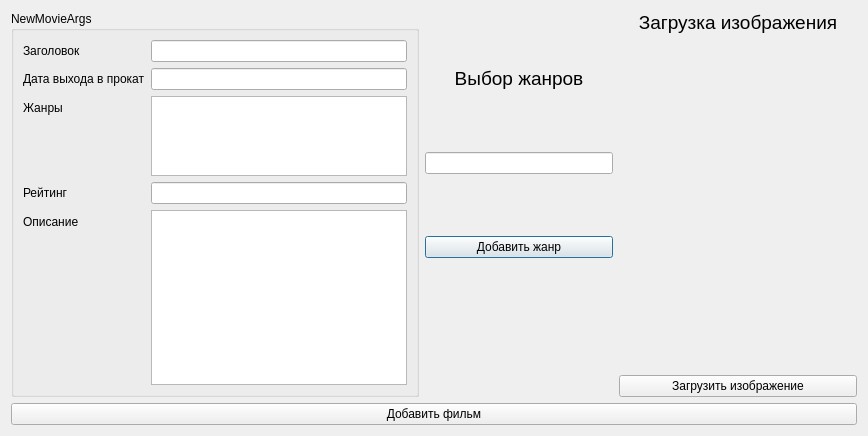
<?xml version="1.0" encoding="UTF-8"?>
<ui version="4.0">
 <class>NewMovieWindow</class>
 <widget class="QDialog" name="NewMovieWindow">
  <property name="geometry">
   <rect>
    <x>0</x>
    <y>0</y>
    <width>868</width>
    <height>436</height>
   </rect>
  </property>
  <property name="windowTitle">
   <string>Dialog</string>
  </property>
  <layout class="QVBoxLayout" name="verticalLayout_4">
   <item>
    <layout class="QVBoxLayout" name="verticalLayout_3">
     <item>
      <layout class="QHBoxLayout" name="horizontalLayout_2">
       <item>
        <widget class="QGroupBox" name="groupBox">
         <property name="title">
          <string>NewMovieArgs</string>
         </property>
         <layout class="QHBoxLayout" name="horizontalLayout">
          <item>
           <layout class="QFormLayout" name="formLayout">
            <property name="sizeConstraint">
             <enum>QLayout::SetDefaultConstraint</enum>
            </property>
            <item row="0" column="0">
             <widget class="QLabel" name="label">
              <property name="text">
               <string>Заголовок</string>
              </property>
             </widget>
            </item>
            <item row="0" column="1">
             <widget class="QLineEdit" name="newTitle">
              <property name="sizePolicy">
               <sizepolicy hsizetype="Preferred" vsizetype="Fixed">
                <horstretch>0</horstretch>
                <verstretch>0</verstretch>
               </sizepolicy>
              </property>
              <property name="maximumSize">
               <size>
                <width>16777215</width>
                <height>16777215</height>
               </size>
              </property>
             </widget>
            </item>
            <item row="1" column="0">
             <widget class="QLabel" name="label_2">
              <property name="text">
               <string>Дата выхода в прокат</string>
              </property>
             </widget>
            </item>
            <item row="1" column="1">
             <widget class="QLineEdit" name="newDate">
              <property name="sizePolicy">
               <sizepolicy hsizetype="Preferred" vsizetype="Fixed">
                <horstretch>0</horstretch>
                <verstretch>0</verstretch>
               </sizepolicy>
              </property>
              <property name="maximumSize">
               <size>
                <width>16777215</width>
                <height>16777215</height>
               </size>
              </property>
             </widget>
            </item>
            <item row="2" column="0">
             <widget class="QLabel" name="label_3">
              <property name="text">
               <string>Жанры</string>
              </property>
             </widget>
            </item>
            <item row="2" column="1">
             <widget class="QListWidget" name="newGenresList">
              <property name="sizePolicy">
               <sizepolicy hsizetype="Preferred" vsizetype="Fixed">
                <horstretch>0</horstretch>
                <verstretch>0</verstretch>
               </sizepolicy>
              </property>
              <property name="maximumSize">
               <size>
                <width>16777215</width>
                <height>80</height>
               </size>
              </property>
             </widget>
            </item>
            <item row="3" column="0">
             <widget class="QLabel" name="label_4">
              <property name="text">
               <string>Рейтинг</string>
              </property>
             </widget>
            </item>
            <item row="3" column="1">
             <widget class="QLineEdit" name="newRating">
              <property name="inputMethodHints">
               <set>Qt::ImhDigitsOnly|Qt::ImhNoEditMenu</set>
              </property>
             </widget>
            </item>
            <item row="4" column="0">
             <widget class="QLabel" name="label_5">
              <property name="text">
               <string>Описание</string>
              </property>
             </widget>
            </item>
            <item row="4" column="1">
             <widget class="QTextEdit" name="newDescription"/>
            </item>
           </layout>
          </item>
         </layout>
        </widget>
       </item>
       <item>
        <layout class="QVBoxLayout" name="verticalLayout">
         <item>
          <widget class="QLabel" name="label_6">
           <property name="sizePolicy">
            <sizepolicy hsizetype="Preferred" vsizetype="Fixed">
             <horstretch>0</horstretch>
             <verstretch>0</verstretch>
            </sizepolicy>
           </property>
           <property name="font">
            <font>
             <pointsize>14</pointsize>
            </font>
           </property>
           <property name="text">
            <string>Выбор жанров</string>
           </property>
           <property name="alignment">
            <set>Qt::AlignCenter</set>
           </property>
          </widget>
         </item>
         <item>
          <widget class="QLineEdit" name="newGenre"/>
         </item>
         <item>
          <widget class="QPushButton" name="addGenreButton">
           <property name="text">
            <string>Добавить жанр</string>
           </property>
          </widget>
         </item>
         <item>
          <spacer name="verticalSpacer">
           <property name="orientation">
            <enum>Qt::Vertical</enum>
           </property>
           <property name="sizeType">
            <enum>QSizePolicy::Fixed</enum>
           </property>
           <property name="sizeHint" stdset="0">
            <size>
             <width>20</width>
             <height>80</height>
            </size>
           </property>
          </spacer>
         </item>
        </layout>
       </item>
       <item>
        <layout class="QVBoxLayout" name="verticalLayout_2">
         <item>
          <widget class="QLabel" name="label_7">
           <property name="maximumSize">
            <size>
             <width>16777215</width>
             <height>23</height>
            </size>
           </property>
           <property name="font">
            <font>
             <pointsize>14</pointsize>
            </font>
           </property>
           <property name="text">
            <string>Загрузка изображения</string>
           </property>
           <property name="alignment">
            <set>Qt::AlignCenter</set>
           </property>
          </widget>
         </item>
         <item>
          <widget class="QLabel" name="poster">
           <property name="sizePolicy">
            <sizepolicy hsizetype="Expanding" vsizetype="Expanding">
             <horstretch>0</horstretch>
             <verstretch>0</verstretch>
            </sizepolicy>
           </property>
           <property name="minimumSize">
            <size>
             <width>238</width>
             <height>300</height>
            </size>
           </property>
           <property name="maximumSize">
            <size>
             <width>16777215</width>
             <height>1000</height>
            </size>
           </property>
           <property name="font">
            <font>
             <pointsize>12</pointsize>
            </font>
           </property>
           <property name="text">
            <string/>
           </property>
           <property name="alignment">
            <set>Qt::AlignCenter</set>
           </property>
          </widget>
         </item>
         <item>
          <widget class="QPushButton" name="loadPosterButton">
           <property name="text">
            <string>Загрузить изображение</string>
           </property>
          </widget>
         </item>
        </layout>
       </item>
      </layout>
     </item>
     <item>
      <widget class="QPushButton" name="addMovieButton">
       <property name="text">
        <string>Добавить фильм</string>
       </property>
      </widget>
     </item>
    </layout>
   </item>
  </layout>
 </widget>
 <resources/>
 <connections/>
</ui>
